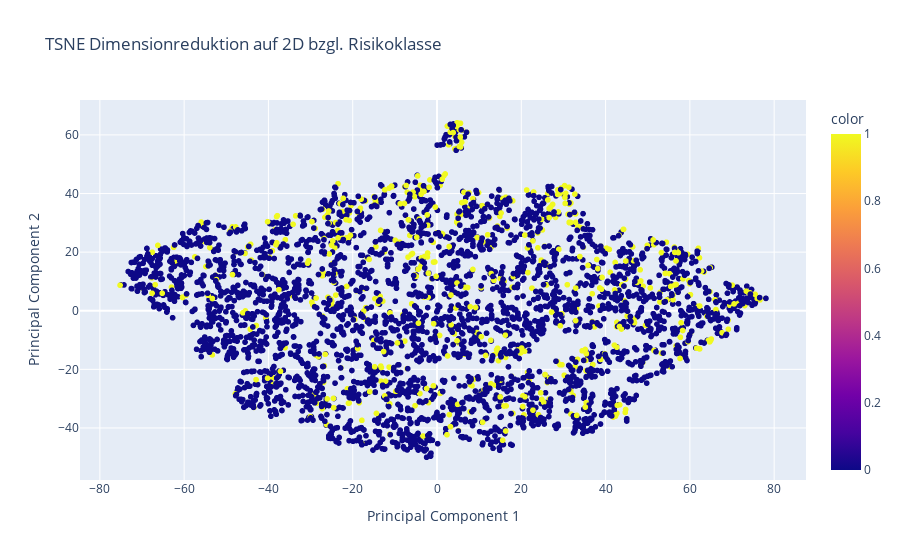

Notebook code cell kept with this figure:
### Markdown cell above
Die Parameter bei der Initialisierung des t-SNE:
* *n_components* legt anhand dessen zugewiesenen Wertes fest, auf wie viele Dimensionen reduziert werden soll.
* *random\_state* stellt den *Seed* für den Zufallszahlengenerator zur Verfügung und sorgt so für Reproduzierbarkeit.

### Code cell
fig = px.scatter(components, x=0, y=1, color=df[' Risikoklasse'], title='TSNE Dimensionreduktion auf 2D bzgl. Risikoklasse').update_layout(
    xaxis_title='Principal Component 1', yaxis_title='Principal Component 2')
fig.show()

### Figure 1 — Plotly figure (JSON) as saved in the notebook; plotly's stock layout.template omitted (floating-point values rounded to 4 significant figures; data arrays with more than 128 entries replaced by an {"elided": "..."} marker saying what was removed)
{"data": [{"hovertemplate": "0=%{x}<br>1=%{y}<br>color=%{marker.color}<extra></extra>", "legendgroup": "", "marker": {"color": {"elided": "3751 int values"}, "coloraxis": "coloraxis", "symbol": "circle"}, "mode": "markers", "name": "", "showlegend": false, "type": "scattergl", "x": {"elided": "3751 float values"}, "xaxis": "x", "y": {"elided": "3751 float values"}, "yaxis": "y"}], "layout": {"coloraxis": {"colorbar": {"title": {"text": "color"}}, "colorscale": [[0, "#0d0887"], [0.1111, "#46039f"], [0.2222, "#7201a8"], [0.3333, "#9c179e"], [0.4444, "#bd3786"], [0.5556, "#d8576b"], [0.6667, "#ed7953"], [0.7778, "#fb9f3a"], [0.8889, "#fdca26"], [1, "#f0f921"]]}, "legend": {"tracegroupgap": 0}, "title": {"text": "TSNE Dimensionreduktion auf 2D bzgl. Risikoklasse"}, "xaxis": {"anchor": "y", "domain": [0, 1], "title": {"text": "Principal Component 1"}}, "yaxis": {"anchor": "x", "domain": [0, 1], "title": {"text": "Principal Component 2"}}}}
